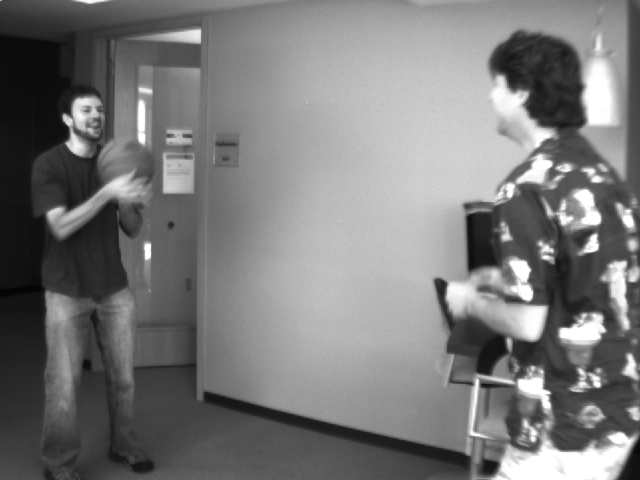
#> input picture Inputs/frame1.png, 640 x 480 px; its folder holds only this picture in this run
$ jupyter execute --allow-errors Horn_Schunck.ipynb
#> lines starting #> are read from the running program, lines starting #| are printed output that depends on the picture
[cell 1]
# import libraries
import cv2
import numpy as np
from matplotlib import pyplot as plt
from scipy import ndimage
import os

[cell 2]
# read original images. Note that the images should be in a folder called "Inputs" in the current working directory
path = os.path.join(os.path.dirname('__file__'), 'Inputs')
list_frameName = os.listdir(path)
frames_2d = []
for i in range(len(list_frameName)):
    img = cv2.imread(os.path.join(path, list_frameName[i]), cv2.IMREAD_GRAYSCALE).astype(float)
#> img: shape (480, 640) float64; min 3, max 255, mean 120.4
    frames_2d.append(img)

[cell 3]
# plot all consecutive 2D frames
fig = plt.figure(figsize=(20, 15))
rows, cols = 1, 8
for i in range(len(frames_2d)):
    fig.add_subplot(rows, cols, i+1)
    plt.imshow(frames_2d[i])
    plt.axis('off')
    plt.title('Frame ' + str(i+1))
#> this loop made 1 pass

[cell 4]
# remove noise from frames using a 5 by 5 Gaussian kernel
frames_noiseless = []
for i in range(len(frames_2d)):
    img = cv2.GaussianBlur(frames_2d[i], (5, 5), 0)
    frames_noiseless.append(img)
#> after the loop, frames_noiseless = 1 item

fig = plt.figure(figsize=(20, 15))
rows, cols = 1, 8
for i in range(len(frames_noiseless)):
    fig.add_subplot(rows, cols, i+1)
    plt.imshow(frames_noiseless[i])
    plt.axis('off')
    plt.title('Frame ' + str(i+1) + " (noiseless)")

[cell 5]
# calculate first derivative in X direction using a 2D filter
x_kernel = np.array([[-1, 1], [-1, 1]]) * 0.25
all_fx = []
for img in frames_noiseless:
    fx = ndimage.convolve(img, x_kernel)
    all_fx.append(fx)
#> this loop made 1 pass
#> pass 1, `fx = ndimage.convolve(img, x_kernel)`:
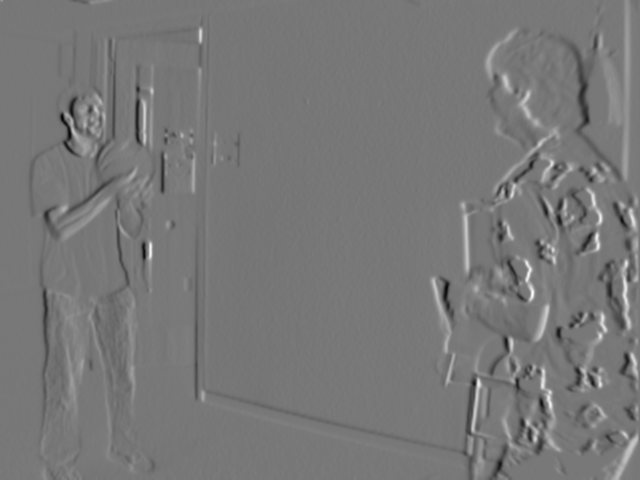
#> fx: shape (480, 640) float64; min -25.41, max 28.46, mean 0; drawn with min black and max white
#> after the loop, all_fx = 1 item

# plot the first derivative of each frame along X
fig = plt.figure(figsize=(20, 15))
rows, cols = 1, 8
for i in range(len(all_fx)):
    fig.add_subplot(rows, cols, i+1)
    plt.imshow(all_fx[i], cmap='gray')
    plt.axis('off')
    plt.title('Frame ' + str(i+1))

[cell 6]
# calculate first derivative in Y direction using a 2D filter
y_kernel = np.array([[-1, -1], [1, 1]]) * 0.25
all_fy = []
for img in frames_noiseless:
    fy = ndimage.convolve(img, y_kernel)
    all_fy.append(fy)
#> this loop made 1 pass
#> pass 1, `fy = ndimage.convolve(img, y_kernel)`:
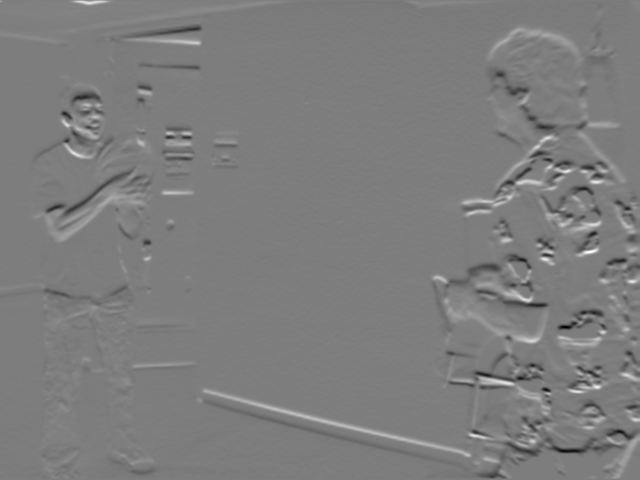
#> fy: shape (480, 640) float64; min -28.85, max 29.74, mean 0; drawn with min black and max white
#> after the loop, all_fy = 1 item

# plot the first derivative of each frame along Y
fig = plt.figure(figsize=(20, 15))
rows, cols = 1, 8
for i in range(len(all_fy)):
    fig.add_subplot(rows, cols, i+1)
    plt.imshow(all_fy[i], cmap='gray')
    plt.axis('off')
    plt.title('Frame ' + str(i+1))

[cell 7]
# calculate first derivative in t direction using a 2D filter
t_kernel = np.ones((2, 2)) * 0.25
all_ft = []
for i in range(len(frames_noiseless)-1):
    ft = ndimage.convolve(frames_noiseless[i], -t_kernel) + \
         ndimage.convolve(frames_noiseless[i+1], t_kernel)
    all_ft.append(ft)
#> this loop made 0 passes
#> after the loop, all_ft = []

# plot the first derivative of each frame along t
fig = plt.figure(figsize=(20, 15))
rows, cols = 1, 7
for i in range(len(all_ft)):
    fig.add_subplot(rows, cols, i+1)
    plt.imshow(all_ft[i], cmap='gray')
    plt.axis('off')
    plt.title('Frame ' + str(i+1) + ' & ' + str(i+2))

[cell 8]
# set up initial values for u and v
# for the averages of u and v, a kernel that considers 8 points around each pixel is used
h, w = frames_noiseless[0].shape
#> h = 480; w = 640
u = np.zeros((h, w))
v = np.zeros((h, w))
avg_kernel = np.array([[1/12, 1/6, 1/12], [1/6, 0, 1/6], [1/12, 1/6, 1/12]], float)

[cell 9]
# calculate u and v vectors using an iteration approach
fx_sum = sum(all_fx)
fy_sum = sum(all_fy)
ft_sum = sum(all_ft)
#> ft_sum = 0
alpha = 15
delta = 0.1
iter_counter = 0
while True:
    iter_counter += 1
    u_avg = ndimage.convolve(u, avg_kernel)
    v_avg = ndimage.convolve(v, avg_kernel)
    p = fx_sum * u_avg + fy_sum * v_avg + ft_sum
    d = 4 * alpha**2 + fx_sum**2 + fy_sum**2
    prev = u
    u = u_avg - fx_sum * (p / d)
    v = v_avg - fy_sum * (p / d)
    diff = np.linalg.norm(u - prev, 2)

    # converges check (at most 300 iterations)
    if  diff < delta or iter_counter >= 300:
        print("the number of iterations: ", iter_counter)
        break
#> this loop made 1 pass
#> diff on pass 1: 0
#> pass 1, `d = 4 * alpha**2 + fx_sum**2 + fy_sum**2`:
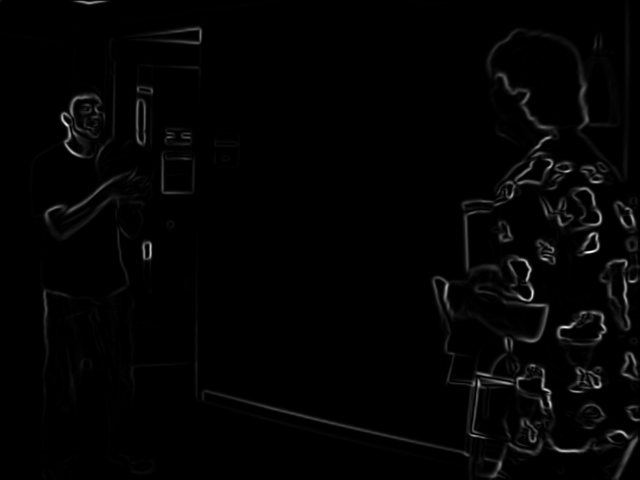
#> d: shape (480, 640) float64; min 900, max 1821, mean 913.6; drawn with min black and max white
#> after the loop, iter_counter = 1

[cell 10]
# downsize u and v
u_deci = u[np.ix_(range(0, h, 10), range(0, w, 10))]
#> u_deci: shape (48, 64) float64; every value is 0
v_deci = v[np.ix_(range(0, h, 10), range(0, w, 10))]

# get coordinate for u and v in the original frame
[X,Y] = np.meshgrid(np.arange(w, dtype = 'float64'), np.arange(h, dtype = 'float64'))
X_deci = X[np.ix_(range(0, h, 10), range(0, w, 10))]
Y_deci = Y[np.ix_(range(0, h, 10), range(0, w, 10))]

# plot optical flow field
plt.figure(figsize=(15, 10))
plt.title('Vector Plot of Dense Optical Flow')
#> (the rest of this cell did not finish here and is left out)
